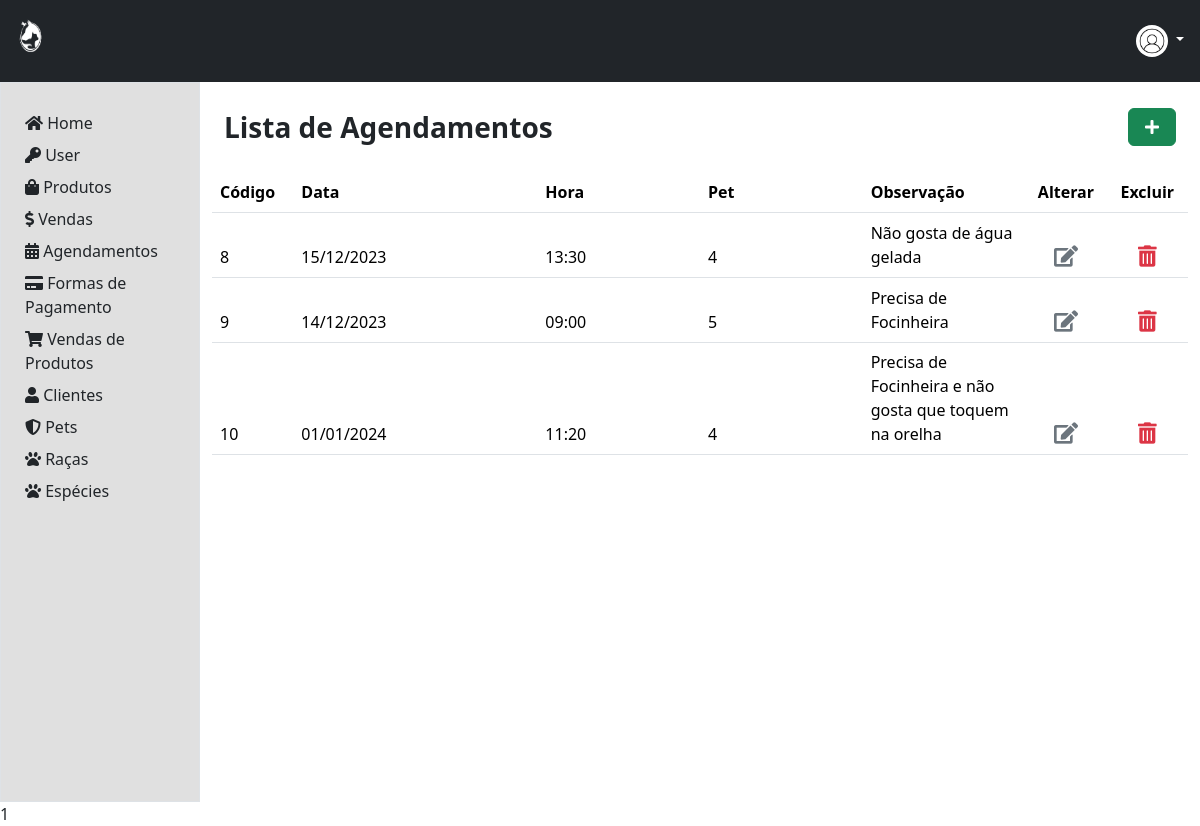
Screenshot of /area-admin/agendamento/index.php with the database file from the repository.
### tables this page shows
CREATE TABLE `tbagendamento` (
  `codAgendamento` int(11) NOT NULL,
  `dataAgendamento` date NOT NULL,
  `horaAgendamento` time NOT NULL,
  `codPet` int(11) NOT NULL,
  `obsAgendamento` varchar(200) NOT NULL
);

### dao/AgendamentoDao.php (called while the page is built, shortened)
<?php
    class AgendamentoDao {
        public static function selectAll () {
            $conexao = Conexao::conectar();
            $query = "SELECT * FROM tbagendamento";
            $stmt = $conexao->prepare($query);
            $stmt->execute();
            return $stmt->fetchAll();
        }
    }
?>

### area-admin/agendamento/index.php (the view, shortened to what this page needs)
<?php
  require_once '../../dao/AgendamentoDao.php';
  $agendamentos = AgendamentoDao::selectAll();
?>
<!DOCTYPE html>
<html lang="pt-br">
<head>
  <link href="https://cdn.jsdelivr.net/npm/bootstrap@5.3.2/dist/css/bootstrap.min.css" rel="stylesheet">
  <link rel="stylesheet" href="https://use.fontawesome.com/releases/v5.3.1/css/all.css">
  <link rel="stylesheet" href="css/style.css">
</head>
<body style="justify-content: center; align-items: center; height: 100vh ">
  <?php
      include('./../../componentes/header-adm.php');
  ?>
  <div class="container-fluid" style="height: 90vh">
    <div class="row h-100">
      <?php
      include('./../../componentes/menu-adm.php');
      ?>
      <div class="col-md-10  p-4 borber">
        <div class="row align-items-center mb-4">
          <div class="col fs-3 fw-semibold">
            Lista de Agendamentos
          </div>
          <div class="col text-end ">
            <a class="btn btn-success px-3" role="button" aria-disabled="true" href="register-agendamento.php"><i
                class="fas fa-plus" aria-hidden="true"></i></a>
          </div>
        </div>
        <div class=" row">
          <table class="table table-hover">
            <thead>
              <tr>
                <th class="col-md-1">Código</th>
                <th class="col-md-3">Data</th>
                <th class="col-md-2">Hora</th>
                <th class="col-md-2">Pet</th>
                <th class="col-md-2">Observação</th>
                <th class="text-center col-md-1">Alterar</th>
                <th class="text-center col-md-1">Excluir</th>
              </tr>
              <?php foreach($agendamentos as $agendamento) { ?>
              <tr>
                <td><?=$agendamento[0]?></td>
                <td><?= date ('d/m/Y', strtotime ($agendamento[1])); ?></td>
                <td><?= date('H:i', strtotime($agendamento[2])); ?></td>
                <td><?=$agendamento[3]?></td>
                <td><?=$agendamento[4]?></td>
                <td class="text-center">
                  <form action="process-agendamento.php" method="POST">
                    <button type="submit" class="dropdown-item" ><i
                        class="fas fa-edit fa-lg text-secondary"></i>
                    </button>
                  </form>
                </td>
                <td class="text-center ">
                  <a class="dropdown-item" onclick="modalRemover(<?=$agendamento[0]?>,'codDeletar')">
                    <i class="fas fa-trash-alt fa-lg text-danger"></i>
                  </a>
                </td>
              <tr>
              <?php } ?>
            </thead>
          </table>
        </div>
      </div>
    </div>
  </div>
  <?= require './../../componentes/modal.php'?>
</body>
</html>

### css/style.css (style rules this page uses)
a { position: relative; text-decoration: none; }

### rows the page displays
tbagendamento: codAgendamento "8", dataAgendamento "15/12/2023", horaAgendamento "13:30", codPet "4", obsAgendamento "Não gosta de água gelada"
tbagendamento: codAgendamento "9", dataAgendamento "14/12/2023", horaAgendamento "09:00", codPet "5", obsAgendamento "Precisa de Focinheira"
tbagendamento: codAgendamento "10", dataAgendamento "01/01/2024", horaAgendamento "11:20", codPet "4", obsAgendamento "Precisa de Focinheira e não gosta que toquem na orelha"

### other values shown
require './../../componentes/modal.php' "1"
